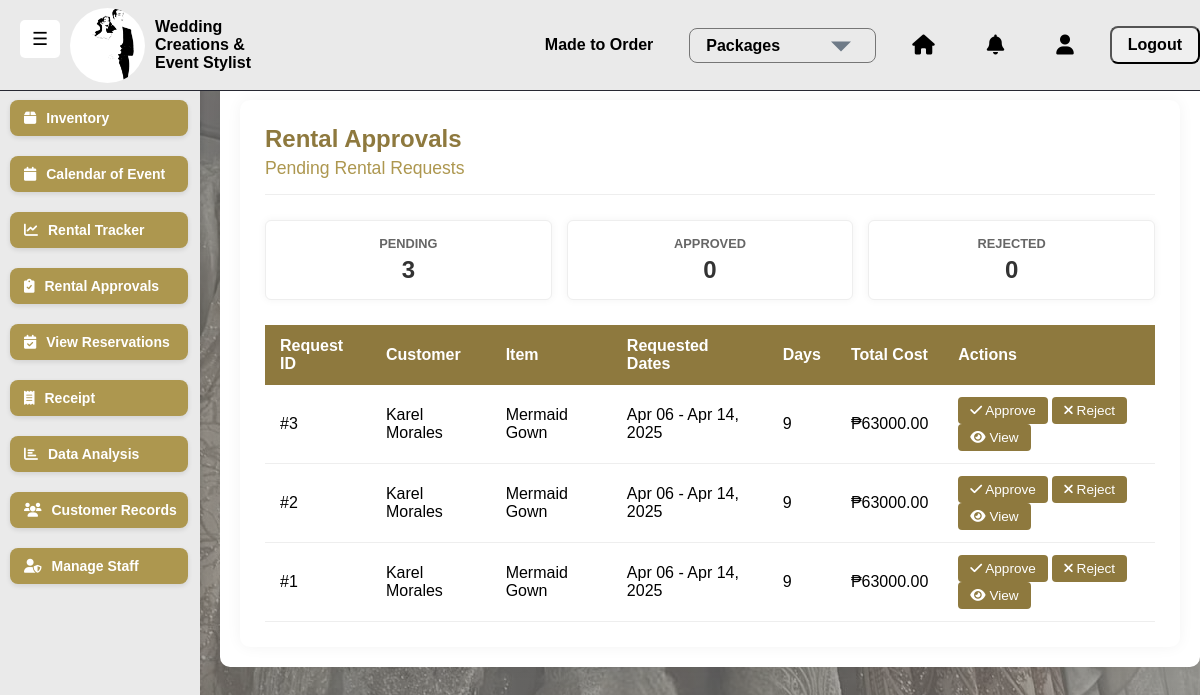
Page /rentals/approvals/ (signed in) on the earlier database version.
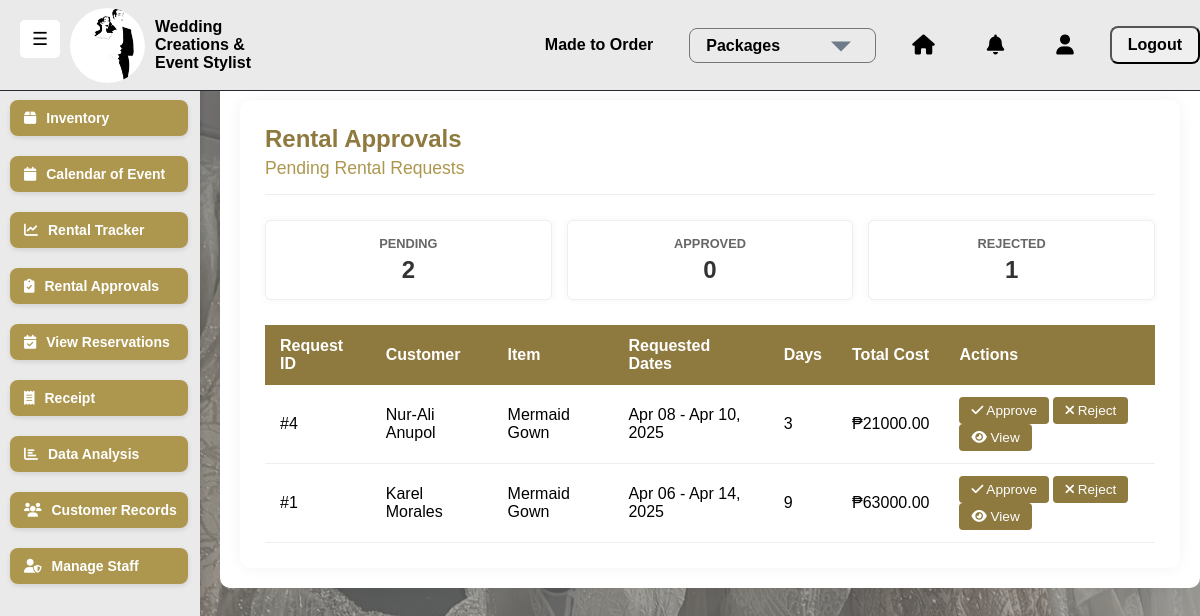
Same page on the later database version.
### saritasapp/models.py (models this page shows, shortened)
class Rental(models.Model):
    STATUS_CHOICES = [
        ("Pending", "Pending"),        # Waiting for staff approval
        ("Approved", "Approved"),      # Approved by staff but not yet active
        ("Rented", "Rented"),          # Currently rented out
        ("Returned", "Returned"),      # Item has been returned
        ("Overdue", "Overdue"),        # Item not returned by due date
        ("Cancelled", "Cancelled"),    # Cancelled before approval
        ("Rejected", "Rejected"),      # Rejected by staff
    ]
    customer = models.ForeignKey(Customer, on_delete=models.CASCADE, related_name="rentals")
    user = models.ForeignKey(User, on_delete=models.SET_NULL, null=True, blank=True, related_name="managed_rentals")
    approved_by = models.ForeignKey(User,on_delete=models.SET_NULL,null=True,blank=True,related_name="approved_rentals")
    inventory = models.ForeignKey(Inventory, on_delete=models.CASCADE, related_name="rentals")
    rental_start = models.DateField(default=timezone.now, db_index=True)
    rental_end = models.DateField(db_index=True)
    deposit = models.DecimalField(max_digits=10, decimal_places=2, default=10000.00)
    status = models.CharField(max_length=10, choices=STATUS_CHOICES, default="Pending", db_index=True)
    created_at = models.DateTimeField(auto_now_add=True, db_index=True)
    updated_at = models.DateTimeField(auto_now=True)
    approved_at = models.DateTimeField(null=True, blank=True)
    rejection_reason = models.TextField(blank=True, null=True)
    notes = models.TextField(blank=True, null=True)
    class Meta:
        ordering = ['-created_at']
        verbose_name = "Rental"
        verbose_name_plural = "Rentals"
        indexes = [
            models.Index(fields=['rental_start', 'rental_end']),
            models.Index(fields=['status']),
            models.Index(fields=['created_at']),
        ]
    @property
    def duration_days(self):
        return (self.rental_end - self.rental_start).days + 1  # Include both start and end days
    @property
    def total_cost(self):
        return self.duration_days * self.inventory.rental_price

class Customer(models.Model):
    user = models.OneToOneField(User, on_delete=models.CASCADE, related_name="customer_profile")
    phone = models.CharField(max_length=15, unique=True)
    address = models.TextField(blank=True, null=True)
    created_at = models.DateTimeField(auto_now_add=True)
    image = models.ImageField(upload_to="customers/", null=True, blank=True)

class User(AbstractUser):
    ROLE_CHOICES = [
        ('staff', 'Staff'),
        ('customer', 'Customer'),
    ]
    email = models.EmailField(unique=True)
    branch = models.ForeignKey(Branch, null=True, blank=True, on_delete=models.SET_NULL)
    role = models.CharField(max_length=10, choices=ROLE_CHOICES, default='customer')
    created_at = models.DateTimeField(auto_now_add=True)
    USERNAME_FIELD = "username"
    REQUIRED_FIELDS = ["email"]

class Inventory(models.Model):
    name = models.CharField(max_length=255)
    category = models.ForeignKey(Category, on_delete=models.CASCADE, related_name="items")
    color = models.ForeignKey(Color, null=True, blank=True, on_delete=models.SET_NULL, related_name="inventory_items")
    size = models.ForeignKey(Size, null=True, blank=True, on_delete=models.SET_NULL, related_name="inventory_items")
    quantity = models.IntegerField(default=0)
    rental_price = models.DecimalField(max_digits=10, decimal_places=2)
    reservation_price = models.DecimalField(max_digits=10, decimal_places=2, null=True, blank=True)
    purchase_price = models.DecimalField(max_digits=10, decimal_places=2, null=True, blank=True)
    available = models.BooleanField(default=True)
    image = models.ImageField(upload_to="inventory/", null=True, blank=True)

### saritasapp/views.py (the view)
# urls.py: path('rentals/approvals/', views.rental_approvals, name='rental_approvals'),
@staff_member_required
@login_required
def rental_approvals(request):
    pending_rentals = Rental.objects.filter(
        status='Pending'
    ).select_related(
        'customer__user',
        'inventory'
    ).order_by('-created_at')  # Newest requests first
    stats = {
        'pending': pending_rentals.count(),
        'approved': Rental.objects.filter(status='Approved').count(),
        'rejected': Rental.objects.filter(status='Rejected').count(),
    }
    return render(request, 'saritasapp/rental_approvals.html', {
        'pending_rentals': pending_rentals,
        'stats': stats,
    })

### saritasapp/templates/saritasapp/rental_approvals.html (shortened to what this page needs)
{% extends "saritasapp/base.html" %}
{% load static %}
{% block extra_css %}
<link rel="stylesheet" href="{% static 'css/rental_approvals.css' %}">
<link rel="stylesheet" href="https://cdnjs.cloudflare.com/ajax/libs/font-awesome/6.0.0/css/all.min.css">
{% endblock %}
{% block content %}
<div class="container">
    <div class="page-header">
        <h1>Rental Approvals</h1>
        <h2>Pending Rental Requests</h2>
    </div>
    <div class="stats-container">
        <div class="stat-item">
            <div class="stat-label">Pending</div>
            <div class="stat-value">{{ stats.pending }}</div>
        </div>
        <div class="stat-item">
            <div class="stat-label">Approved</div>
            <div class="stat-value">{{ stats.approved }}</div>
        </div>
        <div class="stat-item">
            <div class="stat-label">Rejected</div>
            <div class="stat-value">{{ stats.rejected }}</div>
        </div>
    </div>
    <div class="table-container">
        <table class="table">
            <thead>
                <tr>
                    <th>Request ID</th>
                    <th>Customer</th>
                    <th>Item</th>
                    <th>Requested Dates</th>
                    <th>Days</th>
                    <th>Total Cost</th>
                    <th>Actions</th>
                </tr>
            </thead>
            <tbody>
                {% for rental in pending_rentals %}
                <tr>
                    <td>#{{ rental.id }}</td>
                    <td>{{ rental.customer.user.get_full_name }}</td>
                    <td>{{ rental.inventory.name }}</td>
                    <td>
                        {{ rental.rental_start|date:"M d" }} - {{ rental.rental_end|date:"M d, Y" }}
                    </td>
                    <td>{{ rental.duration_days }}</td>
                    <td>₱{{ rental.total_cost|floatformat:2 }}</td>
                    <td class="action-buttons">
                        <a href="{% url 'saritasapp:approve_rental' rental.id 'approve' %}"
                           class="btn btn-approve">
                            <i class="fas fa-check"></i> Approve
                        </a>
                        <a href="{% url 'saritasapp:approve_rental' rental.id 'reject' %}"
                           class="btn btn-reject">
                            <i class="fas fa-times"></i> Reject
                        </a>
                        <a href="{% url 'saritasapp:rental_detail' rental.id %}"
                           class="btn btn-info">
                            <i class="fas fa-eye"></i> View
                        </a>
                    </td>
                </tr>
                {% endfor %}
            </tbody>
        </table>
    </div>
</div>
{% endblock %}

Differences in the rows shown:
no longer on this page (row edited): Rental: id "3", customer.user.get_full_name "Karel Morales", inventory.name "Mermaid Gown", rental_start "Apr 06", rental_end "Apr 14, 2025", duration_days "9", total_cost "63000.00"
no longer on this page (row edited): Rental: id "2", customer.user.get_full_name "Karel Morales", inventory.name "Mermaid Gown", rental_start "Apr 06", rental_end "Apr 14, 2025", duration_days "9", total_cost "63000.00"
added Rental: id "4", customer.user.get_full_name "Nur-Ali Anupol", inventory.name "Mermaid Gown", rental_start "Apr 08", rental_end "Apr 10, 2025", duration_days "3", total_cost "21000.00"
Other differences:
{{ stats.pending }}: "3" → "2"
{{ stats.rejected }}: "0" → "1"
